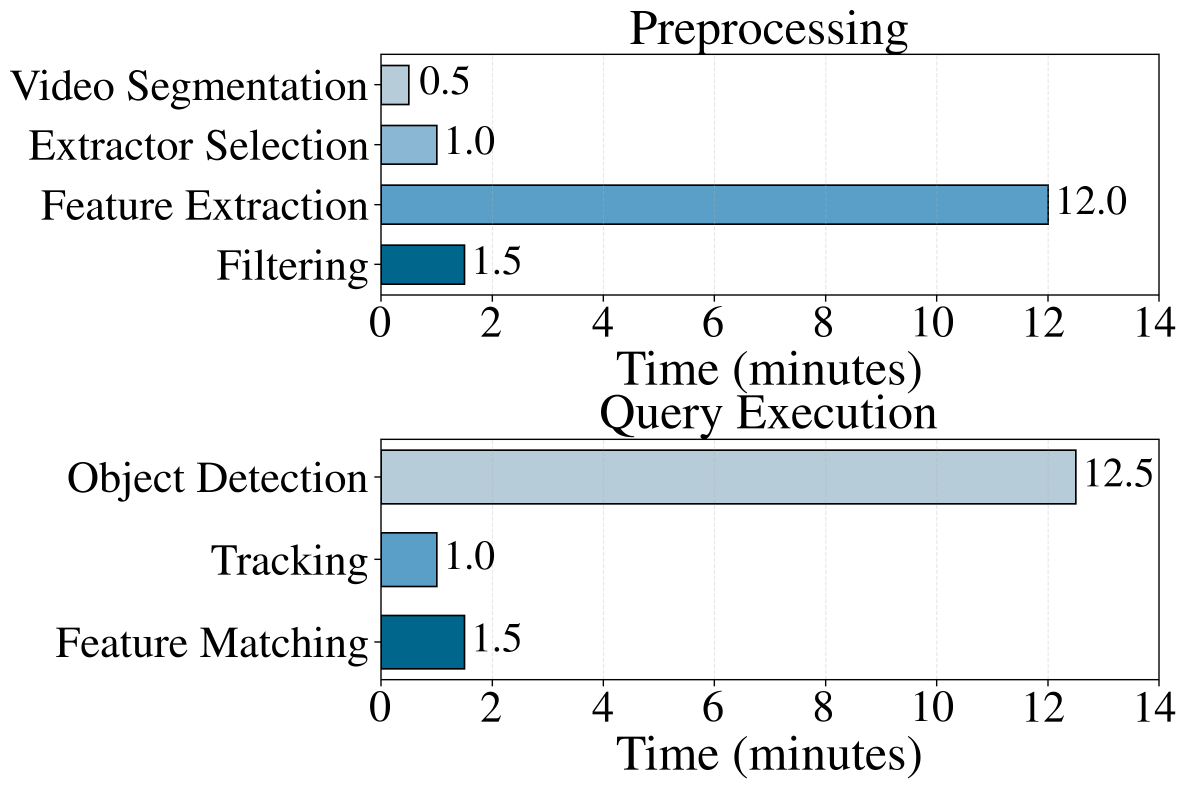
#> input picture test/cost_breakdown_combined_vertical.png, 3573 x 2373 px (shown at 1/3 size); its folder holds only this picture in this run
$ python -i energy_lbp_extractor.py   (imports and definitions only)   (older library calls are emulated)
#> lines starting #> are read from the running program, lines starting #| are printed output that depends on the picture
import os
import pickle
import cv2
import numpy as np
import glob
from skimage.feature import local_binary_pattern, graycomatrix, graycoprops

from memory.memory_extractor import judge_memory, update_memory

def calculate_glcm(image, bins=256):
    gray_frame = cv2.cvtColor(image, cv2.COLOR_BGR2GRAY)
    frame_glcm = graycomatrix(gray_frame, [1], [0], 256, symmetric=True, normed=True)
    frame_contrast = graycoprops(frame_glcm, 'contrast').flatten()
    frame_energy = graycoprops(frame_glcm, 'energy').flatten()
    return frame_contrast, frame_energy

# [4 lines left out: function calculate_color_histogram, not called in this run]

def calculate_lbp(image, P=8, R=1):
    gray_frame = cv2.cvtColor(image, cv2.COLOR_BGR2GRAY)
    lbp = local_binary_pattern(gray_frame, P, R, method='uniform')
    hist, _ = np.histogram(lbp, bins=np.arange(0, P + 3), range=(0, P + 2))
    return hist / hist.sum()

# [4 lines left out: function compare_histograms, not called in this run]
def extract_glcm_lbp_features(image):
    contrast, energy = calculate_glcm(image)
    lbp_histogram = calculate_lbp(image)
    return {
        'contrast': contrast,
        'energy': energy,
        'lbp_histogram': lbp_histogram
    }
# [117 lines left out: functions get_motion_mask, compare_glcm_lbp, calculate_glcm_lbp, glcm_lbp_extraction, not called in this run]

>>> import cv2
>>> picture = cv2.imread('../test/cost_breakdown_combined_vertical.png')
#> picture is the input picture: shape (2373, 3573, 3); mean B, G, R 238.9, 236.9, 233.1
>>> result = extract_glcm_lbp_features(picture)
#> in calculate_glcm, `gray_frame = cv2.cvtColor(image, cv2.COLOR_BGR2GRAY)`:
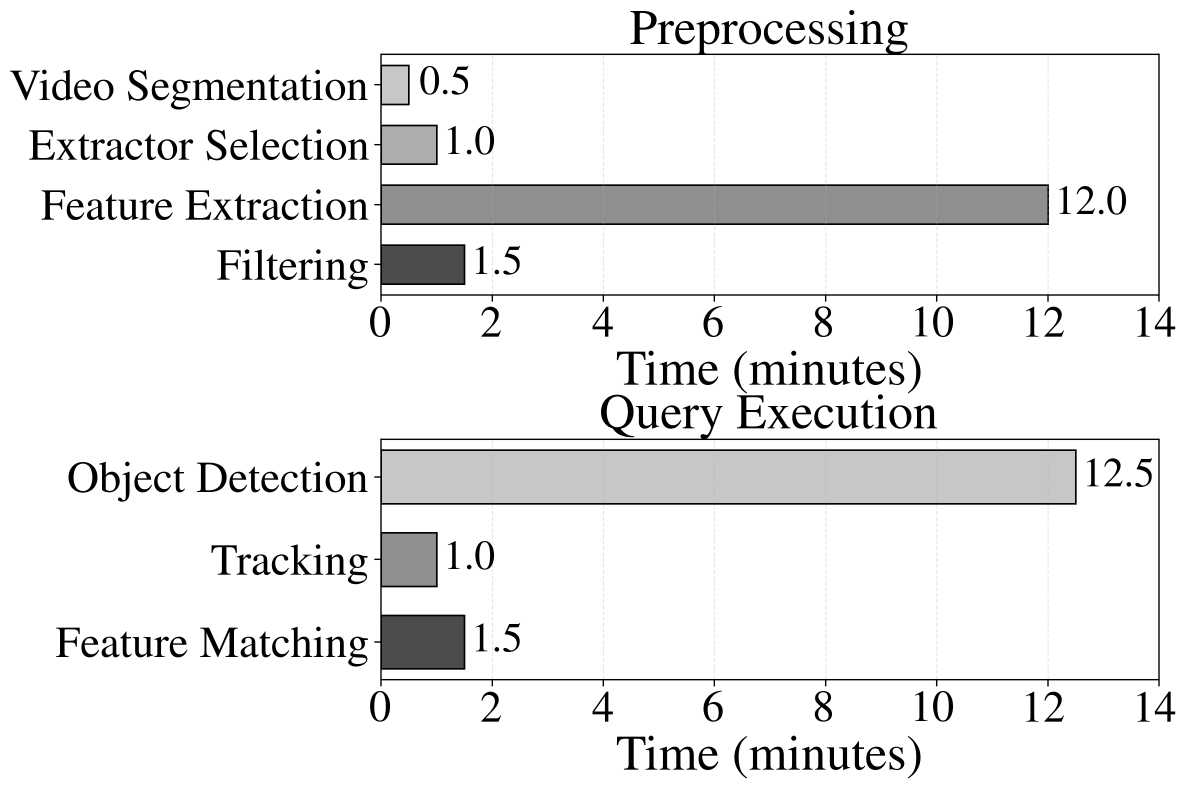
#> gray_frame: shape (2373, 3573) (shown at 1/3 size); min 0, max 255, mean 236
#> in calculate_glcm, `frame_contrast = graycoprops(frame_glcm, 'contrast').flatten()`: frame_contrast = [261.3]
#> in calculate_glcm, `frame_energy = graycoprops(frame_glcm, 'energy').flatten()`: frame_energy = [0.865]
#> in extract_glcm_lbp_features, `contrast, energy = calculate_glcm(image)`: contrast = [261.3]; energy = [0.865]
#> in calculate_lbp, `lbp = local_binary_pattern(gray_frame, P, R, method='uniform')`:
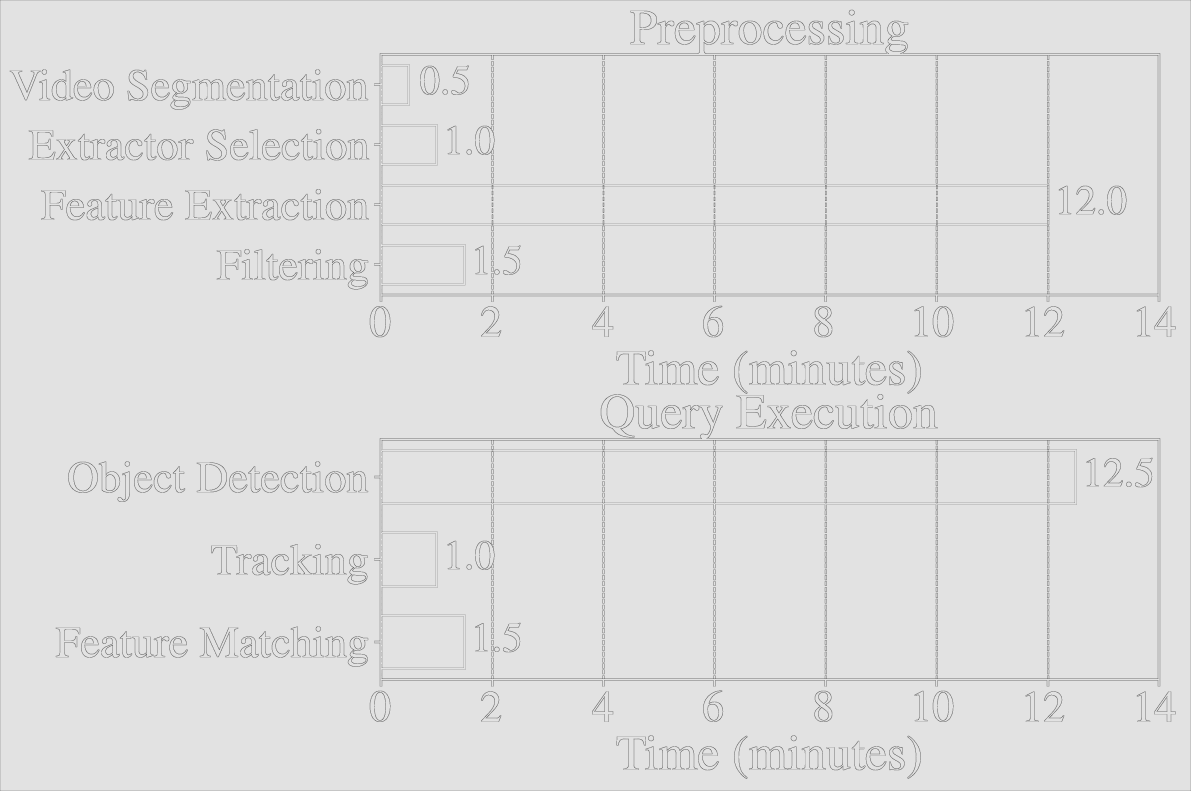
#> lbp: shape (2373, 3573) float64 (shown at 1/3 size); min 0, max 9, mean 7.91; drawn with min black and max white
#> in calculate_lbp, `hist, _ = np.histogram(lbp, bins=np.arange(0, P + 3), range=(0, P + 2))`: hist = [1, 227, 123, 24811, 27728, 181710, 1930, 18989, 8222954, 256]
#> in extract_glcm_lbp_features, `lbp_histogram = calculate_lbp(image)`: lbp_histogram = [1.18e-07, 2.68e-05, 1.45e-05, 0.00293, 0.00327, 0.0214, 0.000228, 0.00224, 0.97, 3.02e-05]
#> result = {'contrast': [261.3], 'energy': [0.865], 'lbp_histogram': [1.18e-07, 2.68e-05, 1.45e-05, 0.00293, 0.00327, 0.0214, 0.000228, 0.00224, 0.97, 3.02e-05]}

$ run again, on test/lambda_sensitivity_compact_bigfont.png
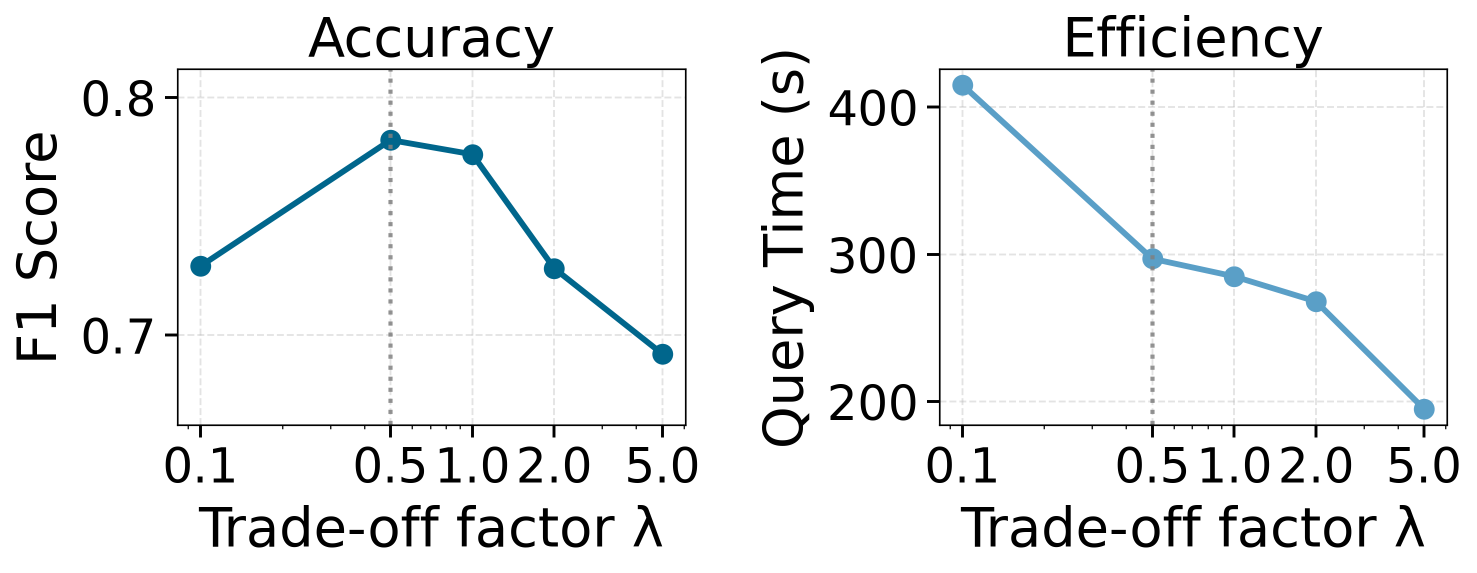
#> input picture test/lambda_sensitivity_compact_bigfont.png, 2954 x 1146 px (shown at 1/2 size)
#> picture is the input picture: shape (1146, 2954, 3); mean B, G, R 241.6, 241.2, 240.2
#> frame_contrast = [334.2]
#> frame_energy = [0.916]
#> contrast = [334.2]; energy = [0.916]
#> in calculate_lbp, `lbp = local_binary_pattern(gray_frame, P, R, method='uniform')`:
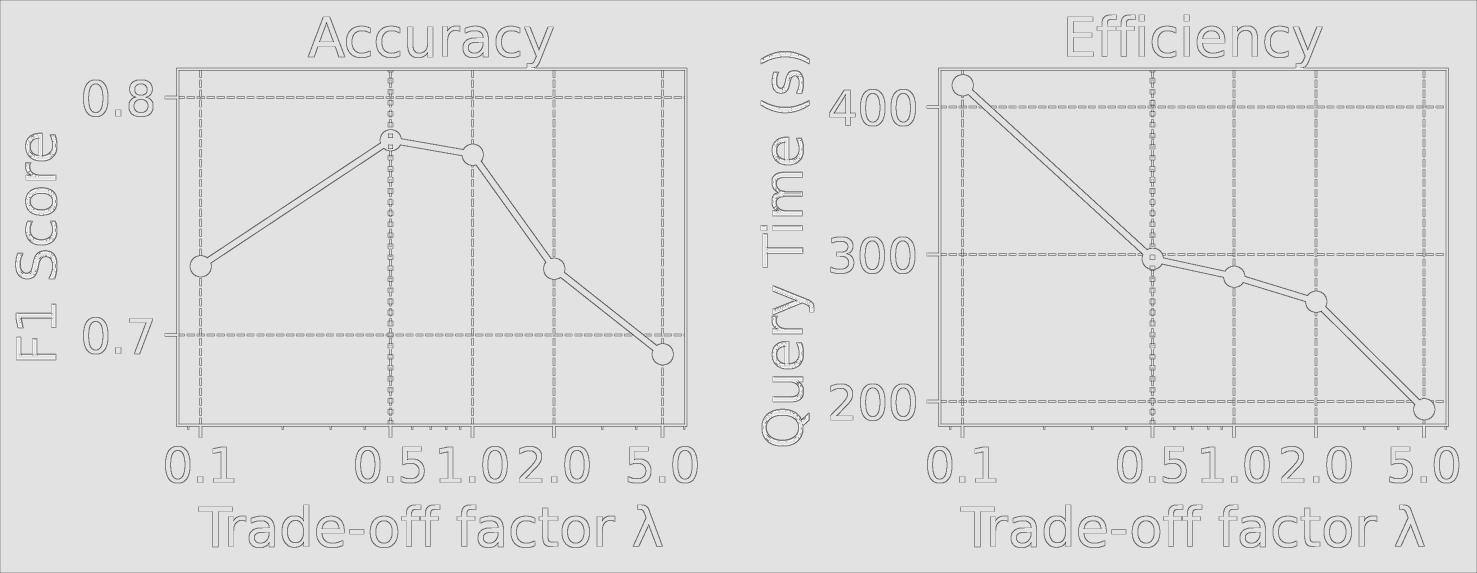
#> lbp: shape (1146, 2954) float64 (shown at 1/2 size); min 0, max 9, mean 7.85; drawn with min black and max white
#> hist = [47, 476, 132, 16549, 18044, 115350, 3665, 11864, 3213641, 5516]
#> lbp_histogram = [1.39e-05, 0.000141, 3.9e-05, 0.00489, 0.00533, 0.0341, 0.00108, 0.0035, 0.949, 0.00163]
#> result = {'contrast': [334.2], 'energy': [0.916], 'lbp_histogram': [1.39e-05, 0.000141, 3.9e-05, 0.00489, 0.00533, 0.0341, 0.00108, 0.0035, 0.949, 0.00163]}

$ run again, on test/lambda_sensitivity_f1_decimal_time.png
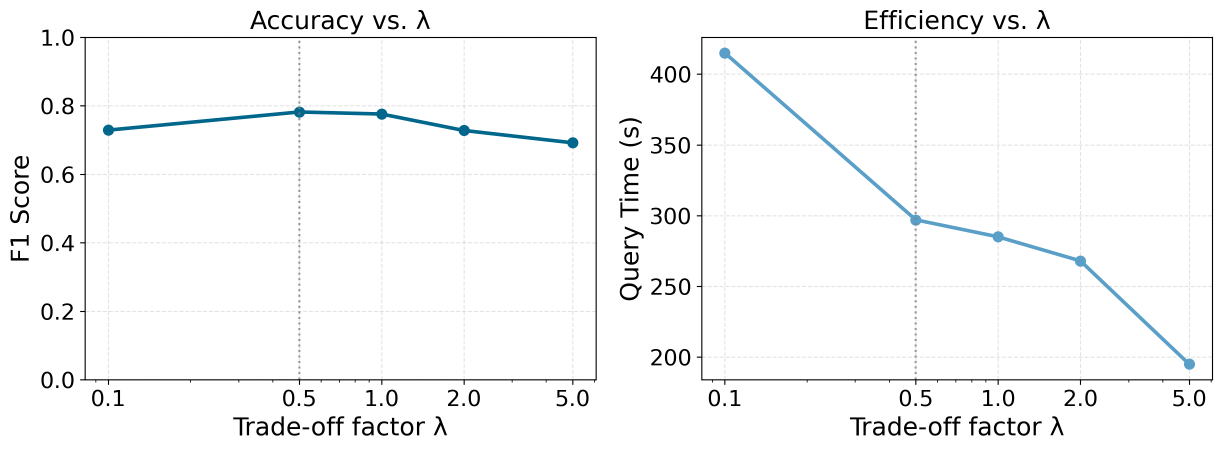
#> input picture test/lambda_sensitivity_f1_decimal_time.png, 3667 x 1352 px (shown at 1/3 size)
#> picture is the input picture: shape (1352, 3667, 3); mean B, G, R 248.1, 247.8, 247.1
#> frame_contrast = [220.3]
#> frame_energy = [0.939]
#> contrast = [220.3]; energy = [0.939]
#> in calculate_lbp, `lbp = local_binary_pattern(gray_frame, P, R, method='uniform')`:
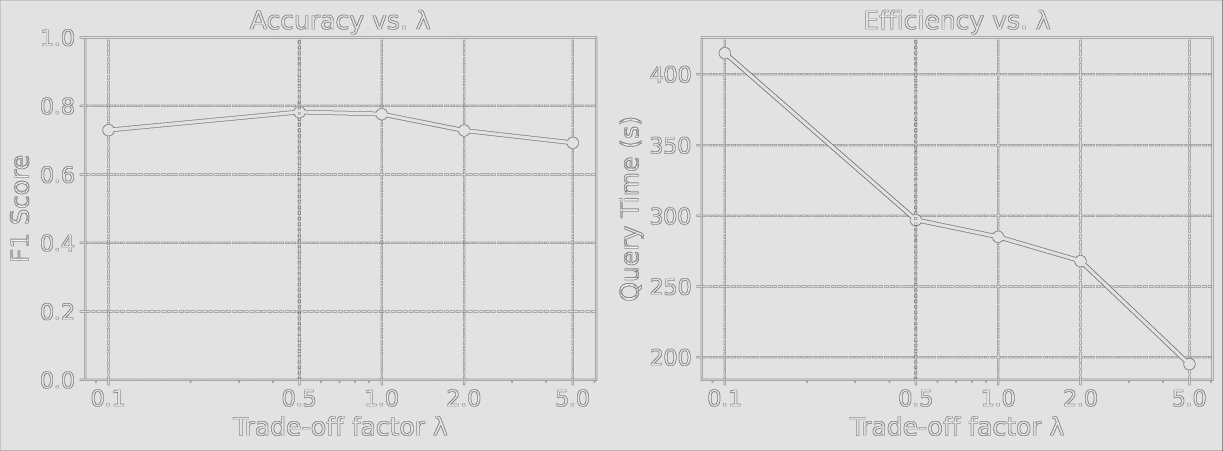
#> lbp: shape (1352, 3667) float64 (shown at 1/3 size); min 0, max 9, mean 7.86; drawn with min black and max white
#> hist = [19, 343, 132, 17189, 20100, 172019, 5378, 13813, 4725789, 3002]
#> lbp_histogram = [3.83e-06, 6.92e-05, 2.66e-05, 0.00347, 0.00405, 0.0347, 0.00108, 0.00279, 0.953, 0.000606]
#> result = {'contrast': [220.3], 'energy': [0.939], 'lbp_histogram': [3.83e-06, 6.92e-05, 2.66e-05, 0.00347, 0.00405, 0.0347, 0.00108, 0.00279, 0.953, 0.000606]}

$ run again, on test/omega_f1_time_2x5.png
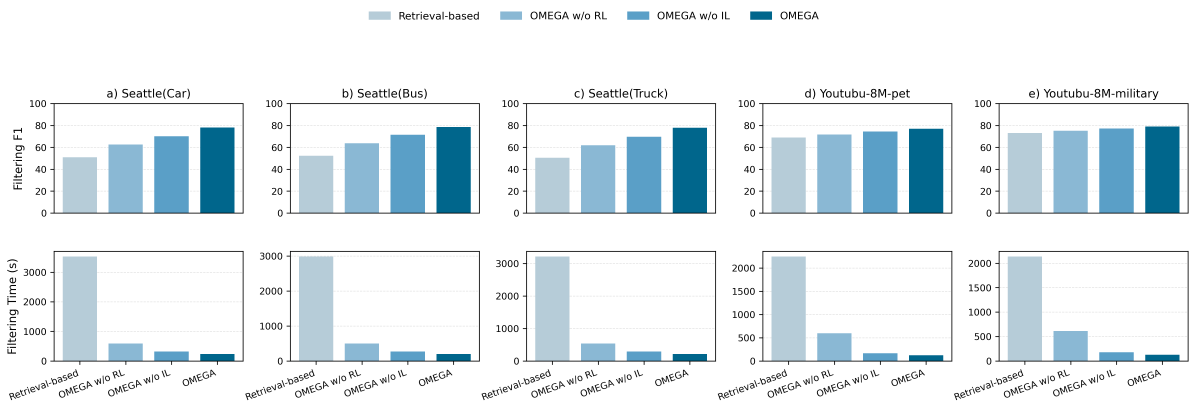
#> input picture test/omega_f1_time_2x5.png, 4782 x 1637 px (shown at 1/4 size)
#> picture is the input picture: shape (1637, 4782, 3); mean B, G, R 239.6, 235.5, 227.2
#> in calculate_glcm, `gray_frame = cv2.cvtColor(image, cv2.COLOR_BGR2GRAY)`:
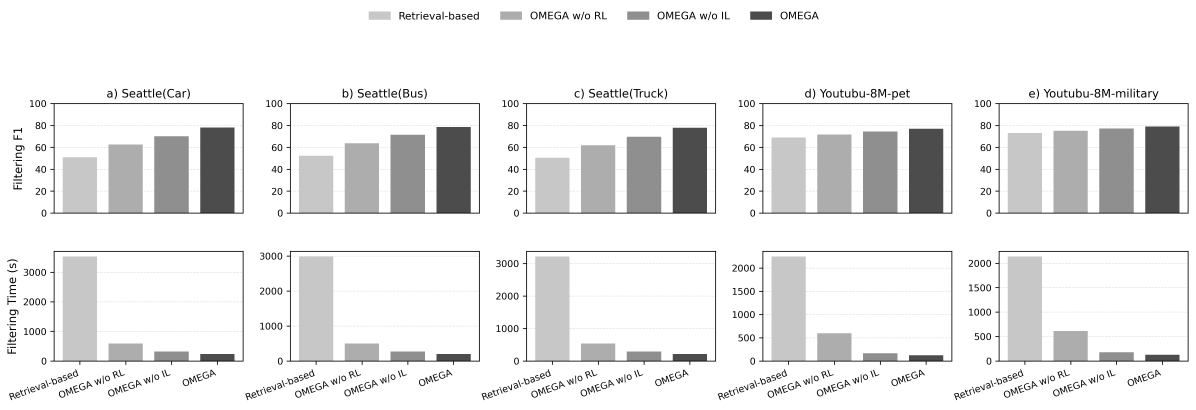
#> gray_frame: shape (1637, 4782) (shown at 1/4 size); min 0, max 255, mean 233.5
#> frame_contrast = [322.6]
#> frame_energy = [0.802]
#> contrast = [322.6]; energy = [0.802]
#> in calculate_lbp, `lbp = local_binary_pattern(gray_frame, P, R, method='uniform')`:
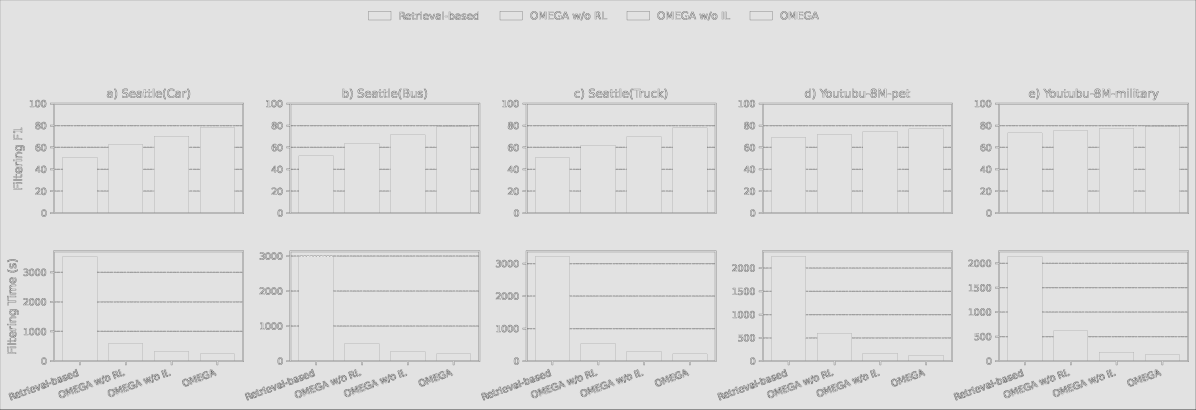
#> lbp: shape (1637, 4782) float64 (shown at 1/4 size); min 0, max 9, mean 7.86; drawn with min black and max white
#> hist = [505, 5067, 841, 26506, 38286, 252311, 6216, 24684, 7452037, 21681]
#> lbp_histogram = [6.45e-05, 0.000647, 0.000107, 0.00339, 0.00489, 0.0322, 0.000794, 0.00315, 0.952, 0.00277]
#> result = {'contrast': [322.6], 'energy': [0.802], 'lbp_histogram': [6.45e-05, 0.000647, 0.000107, 0.00339, 0.00489, 0.0322, 0.000794, 0.00315, 0.952, 0.00277]}
